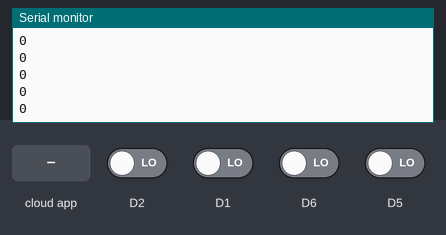
Simulated run of this sketch. Board: ESP8266 (NodeMCU). On the bench: the last lines printed to the serial monitor. The test bench sets the inputs (shaded band); at power-on: D1, D2, D5, D6 LOW. WiFi joins after 1.5 s; servers stay silent unless stated; the Firebase database answers and starts empty.

Above: at 2.8 s.
2.9 s: the phone or cloud app sets answer to 0000
At 3.8 s:
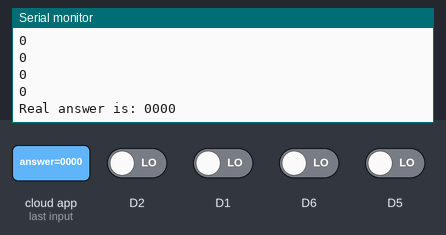
5.5 s: D2 driven HIGH
At 7.4 s:
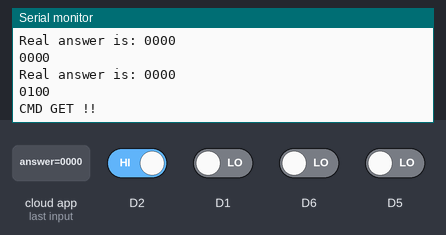
8.5 s: D2 driven LOW
At 10.8 s:
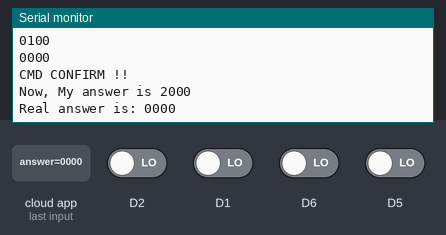
11.5 s: D1 driven HIGH
13.0 s: D6 driven HIGH
At 14.4 s:
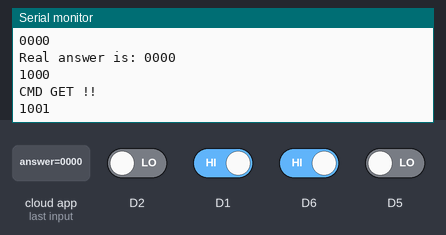
14.5 s: D5 driven HIGH
At 16.7 s:
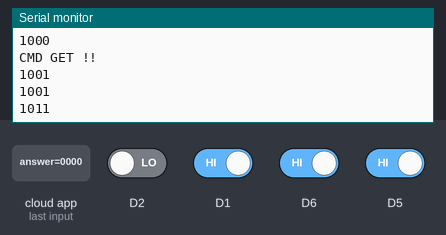
Timing chart, 0 to 17.0 s (numbered marks = the images above; inputs shaded):
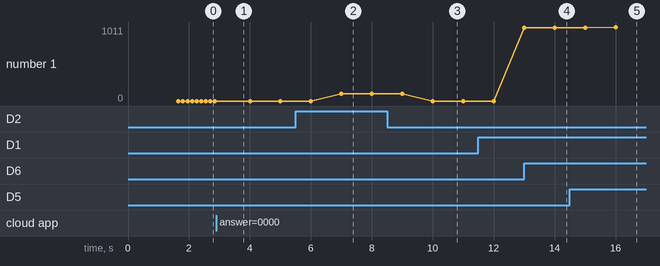

Measured:
- after the input at 2.9 s, the serial monitor: prints a new line after 0.10 s (image 1)
- after the input at 5.5 s, the serial monitor: prints a new line after 1.5 s (image 2)
- after the input at 8.5 s, the serial monitor: prints a new line after 1.5 s (image 3)
- after the input at 13.0 s, the serial monitor: prints a new line after 1.0 s (image 4)
- after the input at 14.5 s, the serial monitor: prints a new line after 1.5 s (image 5)
- plotted number 1: 0 → 100 after the input at 5.5 s, 0 → 1001 after the input at 13.0 s, 1001 → 1011 after the input at 14.5 s

The sketch:

cross_read.ino
```cpp
#include <FirebaseArduino.h>
#include <ESP8266WiFi.h>

#define WIFI_SSID "Room334"
#define WIFI_PASSWORD "334334334"

#define FIREBASE_HOST "iot-annymour.firebaseio.com"
#define FIREBASE_AUTH "dNYPqKA4fZTlAmxWBhaIdgXOQd8hkktQRO1Lo4Oq"

int steps[4] = {0, 0, 0, 0};
int sets = 0;
String real = "";

void setup()
{
	pinMode(D1, INPUT);
	pinMode(D2, INPUT);
	pinMode(D5, INPUT);
	pinMode(D6, INPUT);
	Serial.begin(115200);
	WiFi.begin(WIFI_SSID, WIFI_PASSWORD);
	Serial.print("Connecting");
	while (WiFi.status() != WL_CONNECTED) {
		Serial.print(".");
		delay(500);
	}
	Serial.println();
	Serial.print("Connected: ");
	Serial.println(WiFi.localIP());
	Firebase.begin(FIREBASE_HOST, FIREBASE_AUTH);

	Firebase.setString("result", "WAIT");
}

void loop()
{
	while(real.length() != 4){
		Serial.println(real);
		Serial.println(real.length());
		real = Firebase.getString("game/answer");
	}
	Serial.print("Real answer is: ");
	Serial.println(real);
	String cmd = getPushed();
	if(cmd != "0000" && cmd != "1111"){
		Serial.println("CMD GET !!");
		String before_reset = cmd;
		cmd = getPushed();
		while(!(cmd == "0000" || cmd == "1111")){
			String before_reset = cmd;
			cmd = getPushed();
		}
		Serial.println("CMD CONFIRM !!");
		steps[sets] = binaryToColor(before_reset);
		Serial.print("Now, My answer is ");
		Serial.print(steps[0]);
		Serial.print(steps[1]);
		Serial.print(steps[2]);
		Serial.println(steps[3]);
		sets++;
	}
	if(sets == 4){
		// pushed all answer
		String myans = String(steps[0])+String(steps[1])+String(steps[2])+String(steps[3]);
		Serial.print(myans);
		Serial.print(" VS ");
		Serial.println(real);
		if(myans == real){
			Firebase.setString("result", "WIN");
		}else{
			Firebase.setString("result", "LOSE");
		}
		delay(30000);
	}
}

String getPushed() {
	// Return as binary (String)
	int num1 = digitalRead(D1);
	int num2 = digitalRead(D2);
	int num3 = digitalRead(D5);
	int num4 = digitalRead(D6);
	delay(1000);
	Serial.println(String(num1)+String(num2)+String(num3)+String(num4));
	return String(num1)+String(num2)+String(num3)+String(num4);
}

int binaryToColor(String str) {
	// Return as index of color (int)
	// blue 1000, red 0110, green 0010, yellow 0111?
	if(str == "1000"){
		return 0;
	}else if(str == "0110"){
		return 1;
	}else if(str = "0010"){
		return 2;
	}else if(str == "0111"){
		return 3;
	}
}
```
